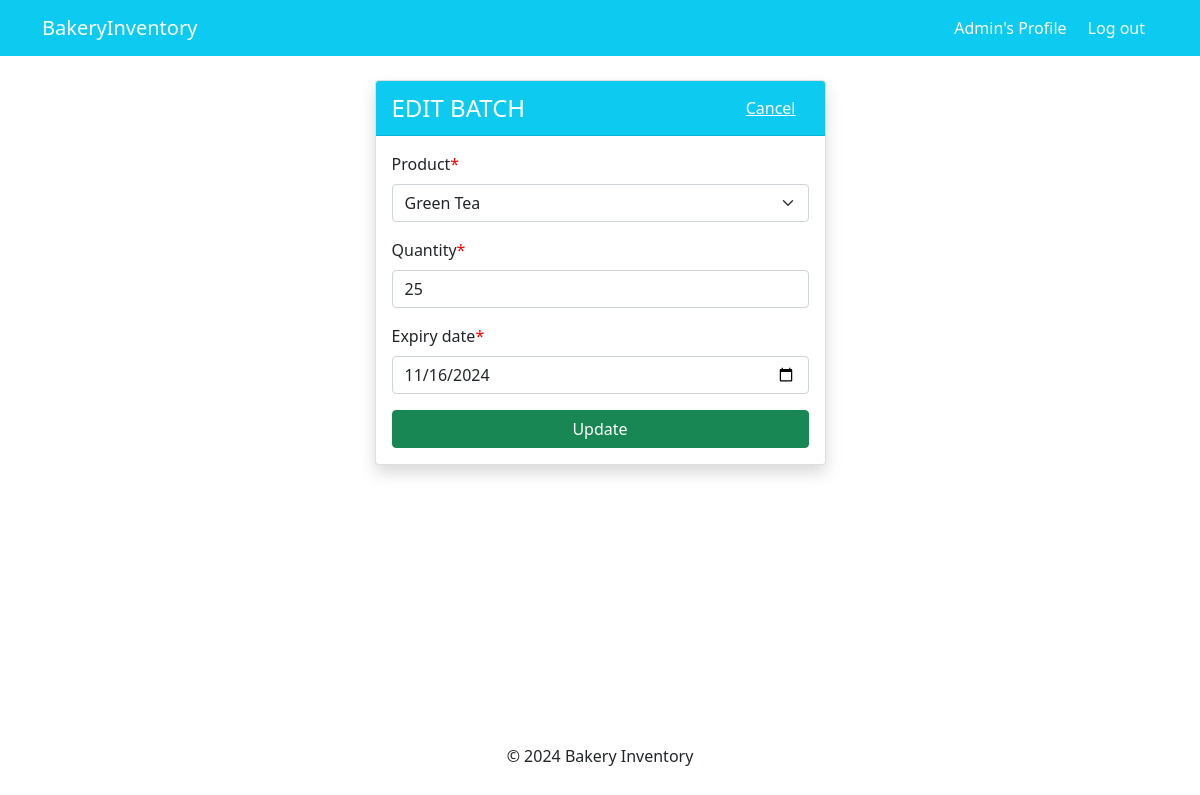
/stock/batch/edit/86/ (signed in), run on the app's committed database.
### dashboard/models.py (models this page shows, shortened)
class Batch(models.Model):
    record_date = models.DateTimeField(auto_now_add=True)
    product = models.ForeignKey(Product, on_delete=models.CASCADE)
    quantity = models.PositiveIntegerField(default=0, null=True)
    left = models.PositiveIntegerField(null=True)
    expiry_date = models.DateField()
    class Meta:
        verbose_name_plural = 'Batches'

### dashboard/views.py (the view)
# urls.py: path('stock/batch/edit/<int:pk>/', views.batch_update, name = 'dashboard-batch-update'),
@login_required
def batch_update(request, pk):
    if not request.user.is_superuser:
        return HttpResponseForbidden("Access denied")
    try:
        item = Batch.objects.get(id=pk)
    except Batch.DoesNotExist:
        raise Http404("Batch does not exist")
    if request.method == 'POST':
        form = UpdateBatch(request.POST, instance=item)
        if form.is_valid():
            form.save()
            return redirect('dashboard-stock')
    else:
        form = UpdateBatch(instance=item)
    context = {'form':form}
    return render(request, 'dashboard/batch_update.html', context)

### dashboard/forms.py
class UpdateBatch(forms.ModelForm):
    class Meta:
        model = Batch
        fields = ['product', 'quantity', 'expiry_date']
        widgets = {
            'expiry_date': forms.DateInput(attrs={'type': 'date'}),
        }

### dashboard/models.py (called while the page is built)
    def __str__(self):
        return self.name

### templates/dashboard/batch_update.html
{% extends 'partials/update_page.html' %}
{% block title %}Edit Batch{% endblock %}
{% block cancel-link %}{% url 'dashboard-stock' %}{% endblock %}

### templates/partials/update_page.html (shortened to what this page needs)
{% extends 'partials/base.html' %} {% load crispy_forms_tags %}
{% block content %}
<div class="container">
  <div class="row my-3 justify-content-center">
    <div class="col-md-5">
      <div class="card shadow">
        <div
          class="card-header bg-info d-flex justify-content-between align-items-center"
        >
          <div class="text-white text-uppercase fw-light fs-4">
            {% block title %}{% endblock %}
          </div>
          <a
            class="btn btn-link text-white"
            href="{% block cancel-link %} {% endblock %}"
            role="button"
            aria-label="Cancel changes"
            >Cancel</a
          >
        </div>
        <div class="row p-3">
          <div class="col-md-12">
            <form method="post">
              {% csrf_token %} {{form|crispy}}
              <div class="d-grid">
                <input
                  class="btn btn-success"
                  type="submit"
                  value="Update"
                  aria-label="Update changes"
                />
              </div>
            </form>
          </div>
        </div>
      </div>
    </div>
  </div>
</div>
{% endblock %}

### templates/partials/header.html (shortened to what this page needs)
<nav class="navbar navbar-expand-lg navbar-dark bg-info mb-2" role="banner">
  <div class="container">
    {% if user.is_authenticated %}
    <a
      class="navbar-brand text-white"
      href="{% url 'dashboard-index' %}"
      aria-label="Navigate to Dashboard Home"
      >BakeryInventory</a
    >
    <div class="collapse navbar-collapse" id="navbarSupportedContent">
      <ul class="navbar-nav ms-auto align-items-center">
        <li class="nav-item">
          <a
            class="nav-link text-white"
            href="{% url 'user-profile' %}"
            aria-label="Navigate to your Profile"
            >{{ user.username }}'s Profile</a
          >
        </li>
        <li class="nav-item">
          <form method="post" action="{% url 'user-logout' %}" class="d-inline">
            <button
              type="submit"
              class="btn text-white"
              aria-label="Log out"
              role="link"
            >
              Log out
            </button>
          </form>
        </li>
      </ul>
    </div>
    {% endif %}
  </div>
</nav>

### css/style.css (style rules this page uses)
.asteriskField { color: red; }

### data on the page
Batch: product "Green Tea", quantity "25", expiry_date "11/16/2024"

### other printed values
{{ user.username }} "Admin"
